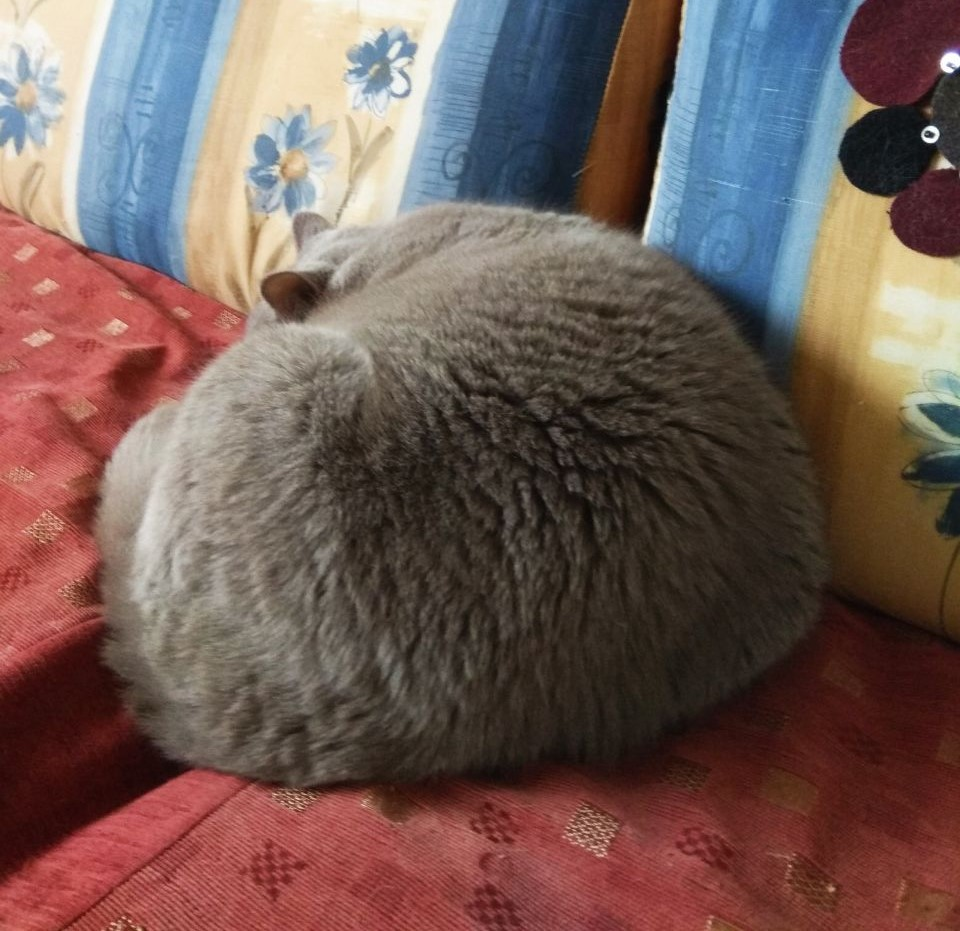
#> input picture jupyter/post-processing-paper/cat.jpg, 960 x 931 px, found by its file name
$ jupyter execute --allow-errors paper_postprocessing.ipynb   (shell and % lines are left out)
#> lines starting #> are read from the running program, lines starting #| are printed output that depends on the picture; after the words box and inside, x2 and y2 are one past the last pixel; in counts of white or black regions, pixels touching at a corner belong together
[cell 1]
import numpy as np
import imageio as iio
import matplotlib.pyplot as plt
from scipy.ndimage import median_filter

[cell 2]
img = iio.imread("cat.jpg")
#> img is the input picture: shape (931, 960, 3); mean R, G, B 113.6, 91.3, 86

white_fraction = 20 #percentage
black_fraction = 20 #percentage

def add_noise(img, color, fraction):

#> called with color = 255, fraction = 20
    for _ in range(int(img.shape[0] * img.shape[1] * fraction / 100)):

        x = np.random.randint(img.shape[0])
        y = np.random.randint(img.shape[1])
        img[x, y] = [color, color, color]
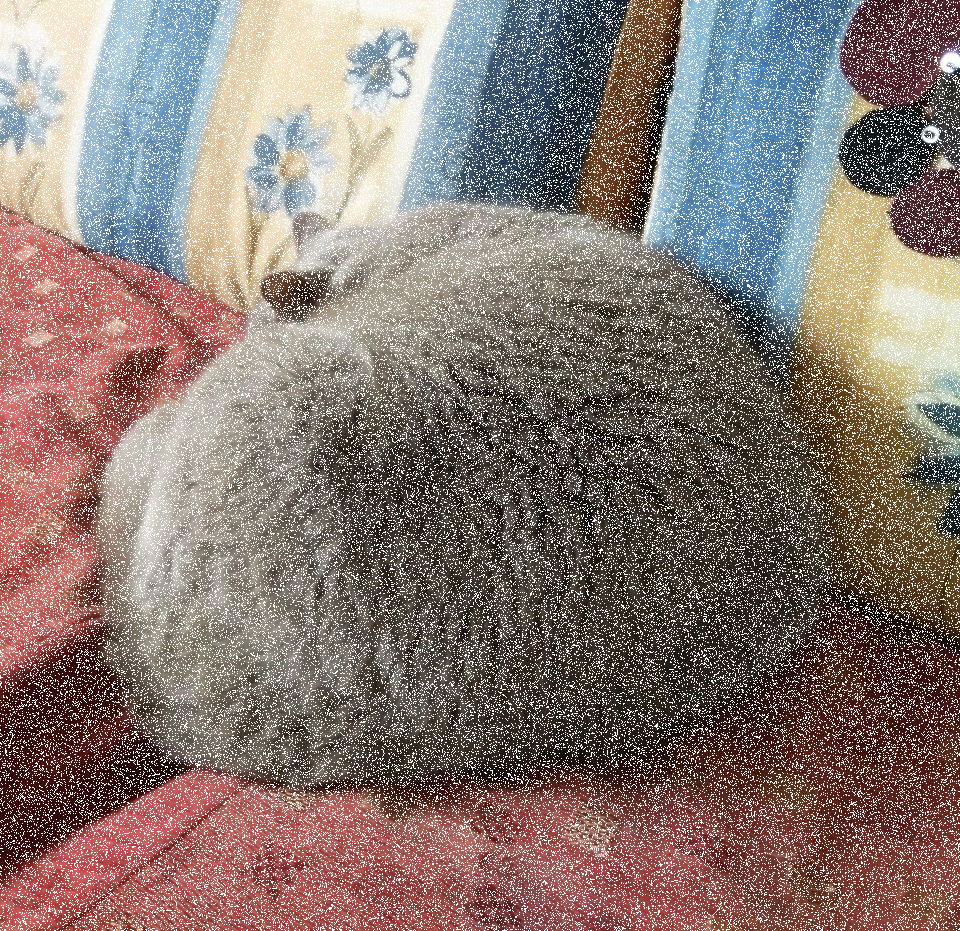
#> img: shape (931, 960, 3); mean of channels 0, 1, 2 139.3, 121, 116.6; drawn as R, G, B

    return img

img_ = add_noise(img.copy(), 255, white_fraction)
img_ = add_noise(img_, 0, black_fraction)
#> call 2 of add_noise, with color = 0, fraction = 20
#> after the loop in add_noise (call 2), `for _ in range(int(img.shape[0] * img.shape[1] * fraction / 100)):`:
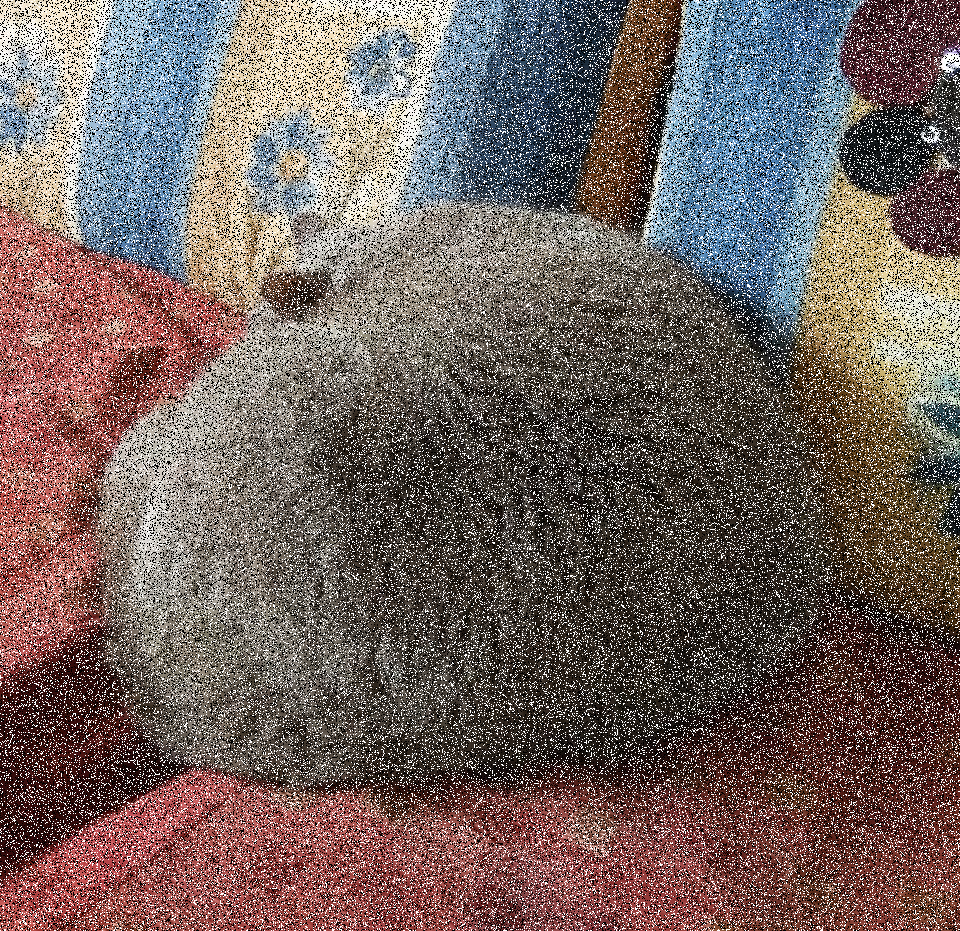
#> img: shape (931, 960, 3); 18.11% of pixels changed, all inside (x1, y1, x2, y2) = (0, 0, 960, 931); drawn as R, G, B
img__ = img_.copy()
img__[..., 0] = median_filter(img_[..., 0], size=5)
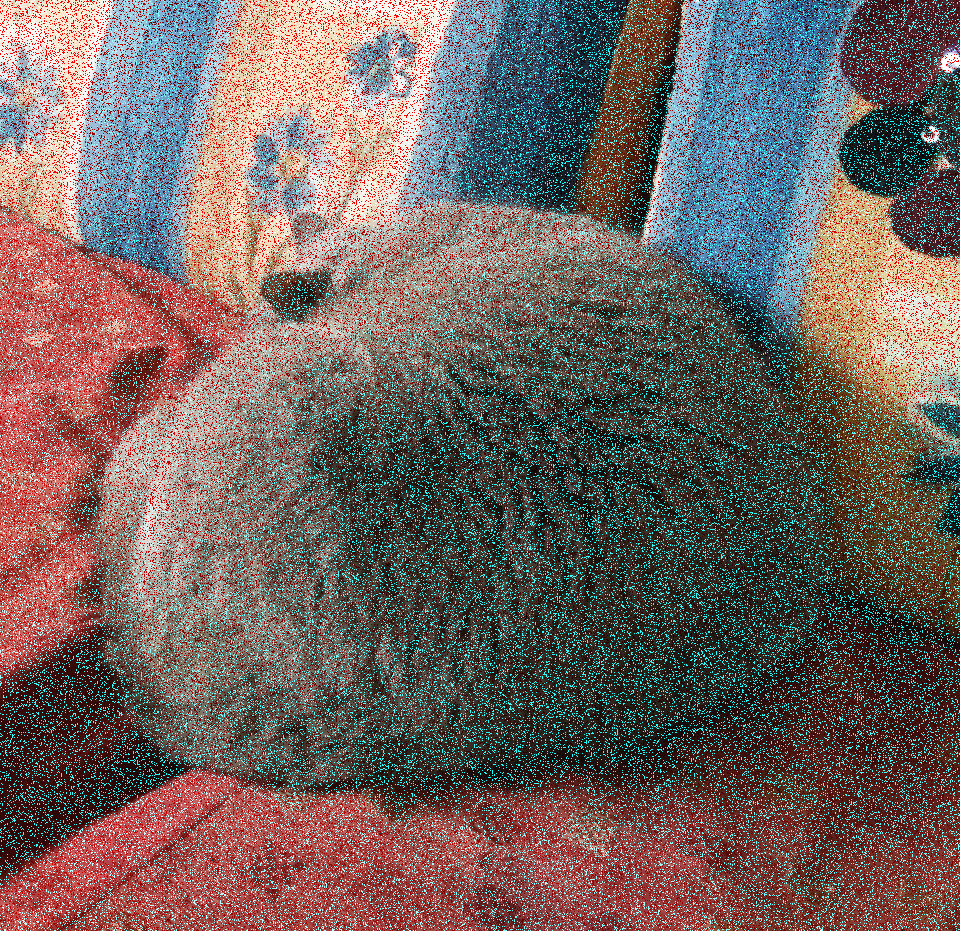
#> img__: shape (931, 960, 3); mean of channels 0, 1, 2 113.1, 99.1, 95.5; drawn as R, G, B
img__[..., 1] = median_filter(img_[..., 1], size=5)
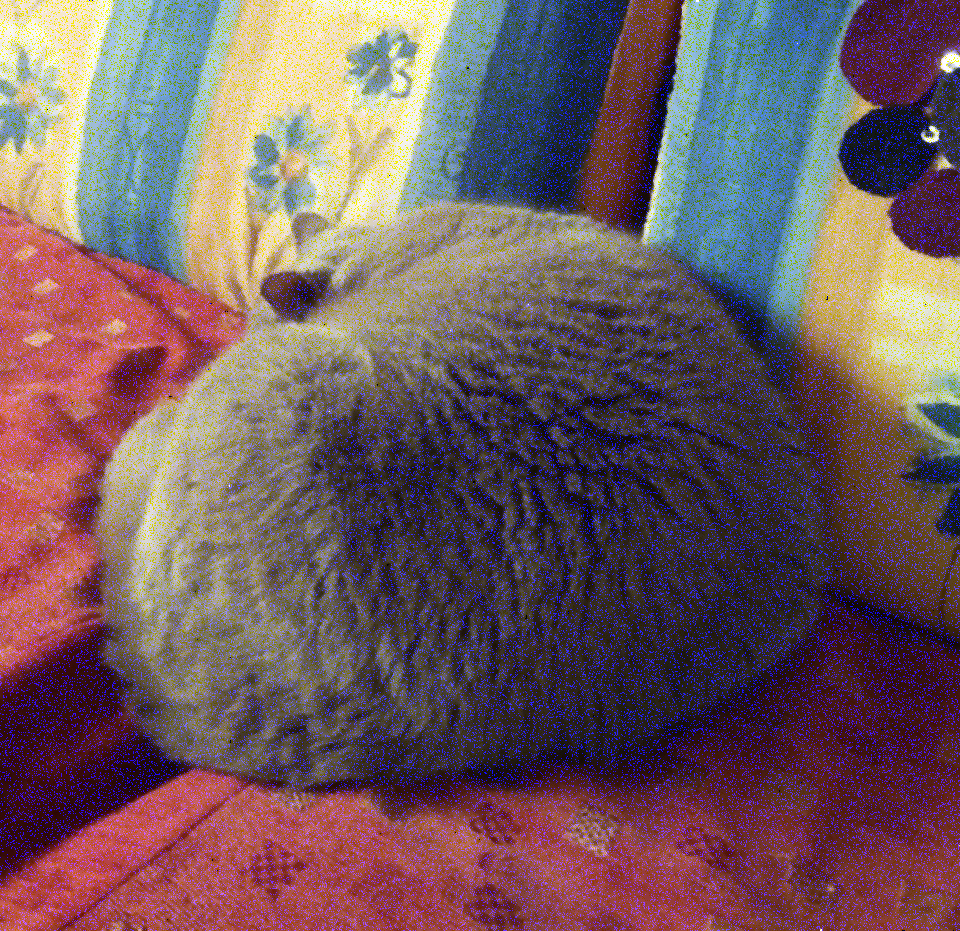
#> img__: shape (931, 960, 3); mean of channels 0, 1, 2 113.1, 90.8, 95.5; drawn as R, G, B
img__[..., 2] = median_filter(img_[..., 2], size=5)

[cell 3]
fig, (ax1, ax2, ax3) = plt.subplots(1, 3, dpi=200)
ax1.imshow(img)
ax2.imshow(img_)
ax3.imshow(img__)
ax1.set_title('a)', fontdict={'fontsize': 6}, y=-0.15)
ax2.set_title('b) ', fontdict={'fontsize': 6}, y=-0.15)
ax3.set_title('c)', fontdict={'fontsize': 6}, y=-0.15)
ax1.axis('off')
ax2.axis('off')
ax3.axis('off')
plt.savefig('cat_.png')
plt.show()
